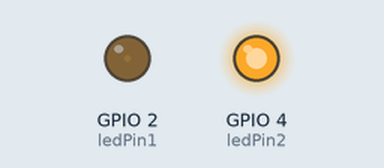
Simulated run of this sketch. Board: ESP32. On the bench: output pins drawn as LEDs (lit = HIGH). What the sketch prints to the serial monitor is not drawn.

Above: at 0.05 s.
At 1.15 s:
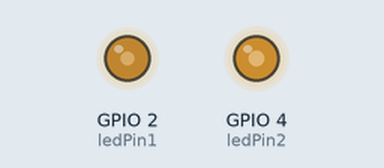
At 2.3 s:
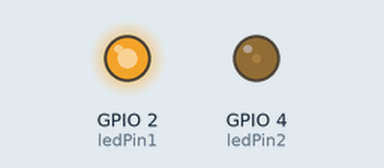
At 4.6 s:
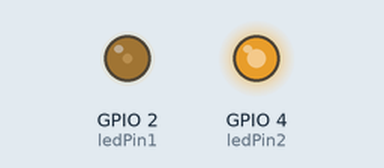
Timing chart, 0 to 6.7 s (numbered marks = the images above):
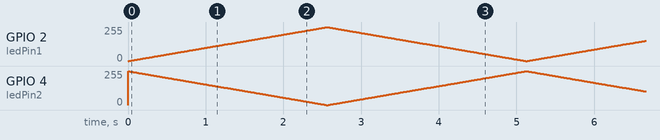

The sketch:

lab01.ino
```cpp
// 定义两个LED的引脚
const int ledPin1 = 2;   // 第一个LED（原引脚）
const int ledPin2 = 4;   // 新增的第二个LED

// 设置PWM属性
const int freq = 5000;          // 频率 5000Hz
const int resolution = 8;       // 分辨率 8位 (0-255)

void setup() {
  Serial.begin(115200);

  // 分别将两个引脚绑定到PWM（会自动分配通道）
  ledcAttach(ledPin1, freq, resolution);
  ledcAttach(ledPin2, freq, resolution);
}

void loop() {
  // 第一个LED逐渐变亮，第二个逐渐变暗（亮度互补）
  for(int dutyCycle = 0; dutyCycle <= 255; dutyCycle++){
    ledcWrite(ledPin1, dutyCycle);          // 引脚2从0→255
    ledcWrite(ledPin2, 255 - dutyCycle);    // 引脚4从255→0
    delay(10);                               // 控制呼吸速度
  }

  // 第一个LED逐渐变暗，第二个逐渐变亮
  for(int dutyCycle = 255; dutyCycle >= 0; dutyCycle--){
    ledcWrite(ledPin1, dutyCycle);          // 引脚2从255→0
    ledcWrite(ledPin2, 255 - dutyCycle);    // 引脚4从0→255
    delay(10);
  }

  Serial.println("Breathing cycle completed");
}
```
